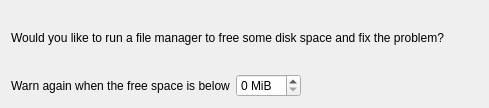
<ui version="4.0" >
 <class>FreeSpaceWidget</class>
 <widget class="QWidget" name="FreeSpaceWidget" >
  <property name="geometry" >
   <rect>
    <x>0</x>
    <y>0</y>
    <width>489</width>
    <height>108</height>
   </rect>
  </property>
  <property name="windowTitle" >
   <string>FreeSpaceWidget</string>
  </property>
  <layout class="QVBoxLayout" >
   <item>
    <widget class="QLabel" name="warningLabel" >
     <property name="text" >
      <string/>
     </property>
     <property name="wordWrap" >
      <bool>false</bool>
     </property>
    </widget>
   </item>
   <item>
    <widget class="QLabel" name="textLabel2" >
     <property name="text" >
      <string>Would you like to run a file manager to free some disk space and fix the problem?</string>
     </property>
     <property name="wordWrap" >
      <bool>false</bool>
     </property>
    </widget>
   </item>
   <item>
    <spacer name="spacer3" >
     <property name="orientation" >
      <enum>Qt::Vertical</enum>
     </property>
     <property name="sizeType" >
      <enum>QSizePolicy::Expanding</enum>
     </property>
     <property name="sizeHint" stdset="0" >
      <size>
       <width>20</width>
       <height>40</height>
      </size>
     </property>
    </spacer>
   </item>
   <item>
    <layout class="QHBoxLayout" >
     <item>
      <widget class="QLabel" name="textLabel3" >
       <property name="text" >
        <string>Warn again when the free space is below</string>
       </property>
       <property name="wordWrap" >
        <bool>false</bool>
       </property>
      </widget>
     </item>
     <item>
      <widget class="QSpinBox" name="spinbox" >
       <property name="suffix" >
        <string> MiB</string>
       </property>
      </widget>
     </item>
     <item>
      <spacer name="spacer1" >
       <property name="orientation" >
        <enum>Qt::Horizontal</enum>
       </property>
       <property name="sizeType" >
        <enum>QSizePolicy::Expanding</enum>
       </property>
       <property name="sizeHint" stdset="0" >
        <size>
         <width>30</width>
         <height>20</height>
        </size>
       </property>
      </spacer>
     </item>
    </layout>
   </item>
   <item>
    <spacer name="spacer2" >
     <property name="orientation" >
      <enum>Qt::Vertical</enum>
     </property>
     <property name="sizeType" >
      <enum>QSizePolicy::Expanding</enum>
     </property>
     <property name="sizeHint" stdset="0" >
      <size>
       <width>20</width>
       <height>16</height>
      </size>
     </property>
    </spacer>
   </item>
  </layout>
 </widget>
 <layoutdefault spacing="6" margin="11" />
 <pixmapfunction>qPixmapFromMimeSource</pixmapfunction>
 <resources/>
 <connections/>
</ui>
